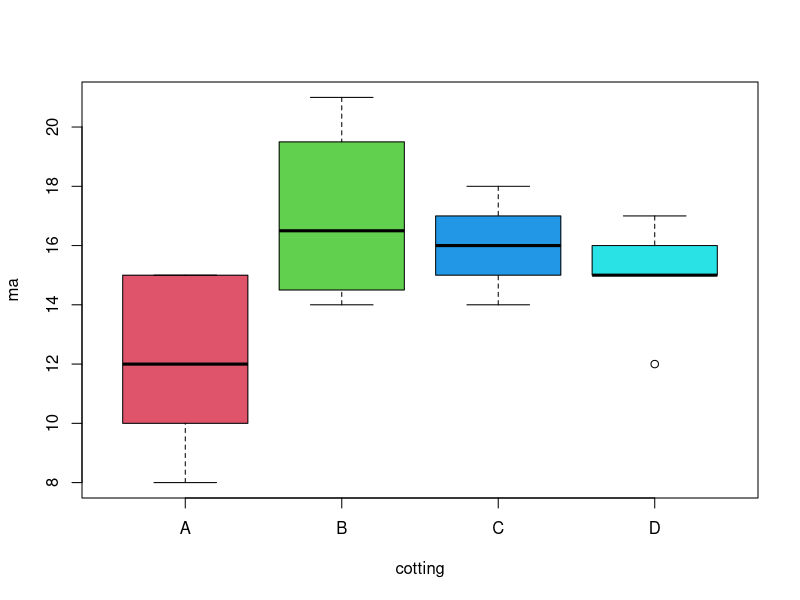

Generate this figure with R:
cot <- c("A","B","C","D")
a <- mean(10,15,8,12,15) 
b <- mean(14,18,21,15)
c <- mean(17,16,14,15,17,15,18)
d <- mean(12,15,17,15,16,15)
cot

avg <- data.frame(a,b,c,d)

##
ma <- c(10,15,8,12,15,
        14,18,21,15,
        17,16,14,15,17,15,18,
        12,15,17,15,16,15)
cotting <- c(rep("A",5),
             rep("B",4),
             rep("C",7),
             rep("D",6))

boxplot(ma~cotting, col=2:5)
aov(ma~cotting)
fit2<-aov(ma~cotting)
summary(fit2)


# p값이 0.05보다 작음 
# 귀무가설기각
# 
# 마모도 코팅 사이에 평균의 차이가 1개 이상 있다는 결론이 나옴
# --> 어디에서 차이가 나는지 보기 위해 

TukeyHSD(fit2)
# diff에서 차이값들을 볼 수 있음 
# 그중 0.05보다 작은 건 1번과 2번
# b-a/ c-a 의 차이가 유의하다




